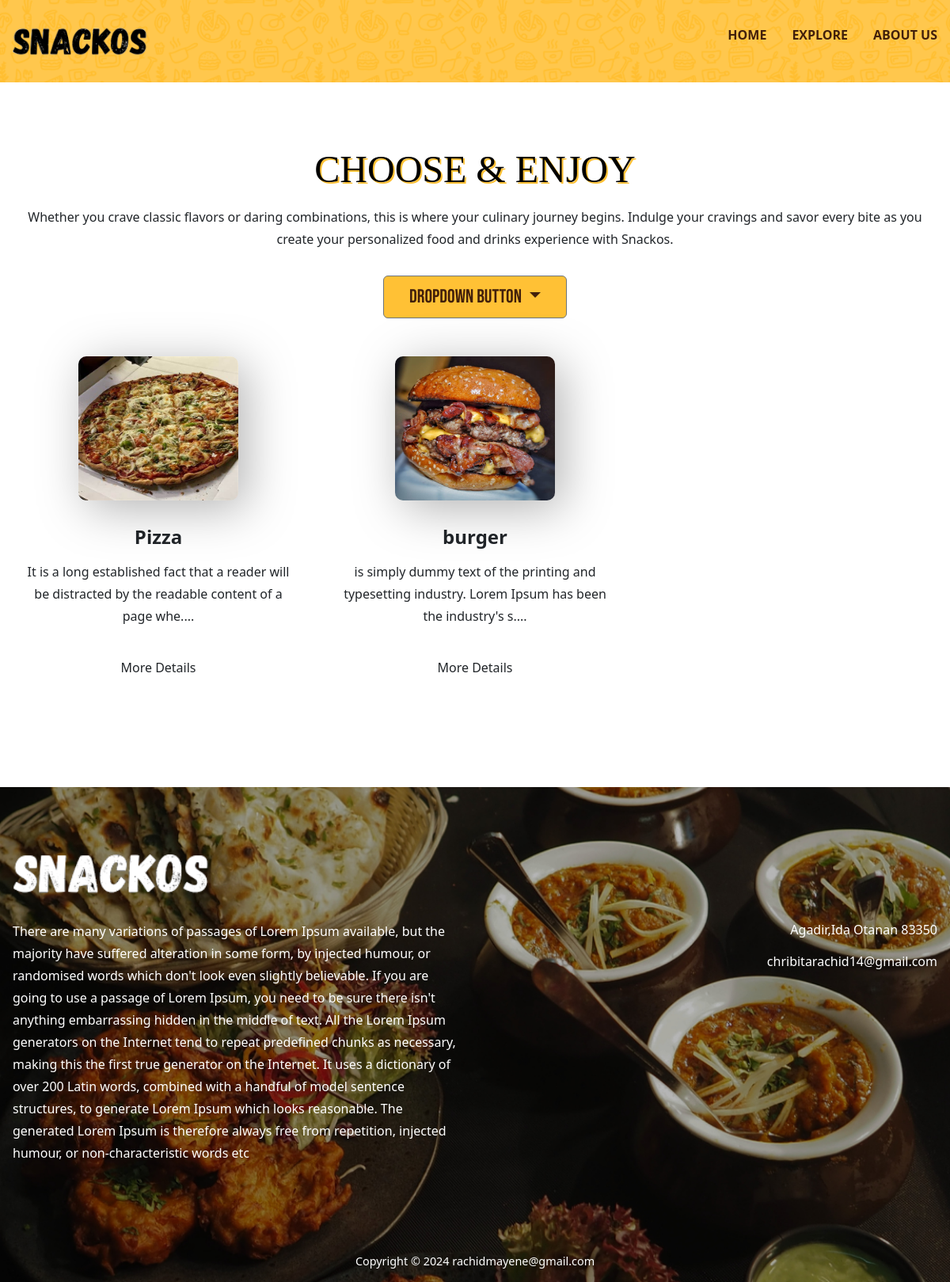
The app's page /category/food/ with its own data.
### app/models.py (models this page shows, shortened)
class Menu(models.Model):
    category=models.ForeignKey(Category,on_delete=models.CASCADE)
    name=models.CharField(max_length=80)
    description=models.TextField()
    image = models.ImageField(upload_to='photos/menu')
    price=models.DecimalField(max_digits=10,decimal_places=2)
    stock = models.IntegerField()
    is_availabele = models.BooleanField(default=True)
    slug = models.SlugField(max_length=100, unique=True)

class SnackInfo(models.Model):
    name=models.CharField(max_length=100)
    description=models.TextField()
    image = models.ImageField(upload_to='photos/snack')
    from_to=models.CharField(max_length=100)
    phone=models.CharField(max_length=100,blank=True,null=True)
    email=models.CharField(max_length=100 ,blank=True,null=True)
    instagram_link=models.CharField(max_length=400 ,blank=True,null=True)
    facebook_link=models.CharField(max_length=400 ,blank=True,null=True)
    x_link=models.CharField(max_length=400 ,blank=True,null=True)

### app/views.py (the view)
# urls.py: path('category/<slug:category_slug>/',views.more,name='category'),
def more(request,category_slug=None):
    if category_slug != None:
        category=get_object_or_404(Category,slug=category_slug)
        menu=Menu.objects.filter(category=category,is_availabele=True).order_by('id')
    else:
       menu=Menu.objects.all().filter(is_availabele=True).order_by('id')
    context={
        'menus':menu
    }
    return render(request,'main/more.html',context)

### app/context_processor.py (called while the page is built)
def foods(request):
    menu=Menu.objects.all().filter(is_availabele=True).order_by('id')[:3]
    return dict(menu=menu)

def events(request):
    try:
       events=Events.objects.all()
    except(Events.DoesNotExist,TypeError):
          return redirect('index')
    return dict(events=events)

def about(request):
    try:
        info=SnackInfo.objects.all().first()
        context={
            "snackinfo":info
        }
    except(SnackInfo.DoesNotExist,TypeError):
        return redirect('index')
    return dict(info=info)

def category(request):
    category=Category.objects.all()
    return dict(category=category)

### app/models.py (called while the page is built)
    def get_url(self):
        return reverse('category', args=[self.slug])

### templates/main/more.html (shortened to what this page needs)
{%extends 'base/base.html'%}
{% load static %}
{% block content%}
<div id="navo">
  {% include 'include/nav.html'%}
</div>
<section class="section__container order__container" id="menu">
  <h2 class="section__header">CHOOSE & ENJOY</h2>
  <p class="section__description">
    Whether you crave classic flavors or daring combinations, this is where
    your culinary journey begins. Indulge your cravings and savor every bite
    as you create your personalized food and drinks experience with Snackos.
  </p>
<div class="dropdown" id="drop">
  <button class="btn btn-secondary dropdown-toggle" id="db" type="button" data-bs-toggle="dropdown" aria-expanded="false">
    Dropdown button
  </button>
</div>
  <div class="order__grid">
    {% for m in menus %}
    <div class="order__card">
      <a href="{% url 'food_details' m.category.slug m.slug %}">
        <img src="{{m.image.url}}" alt="order" id="img" />
        <h4>{{m.name}}</h4>
      </a>
      <p>
        {{ m.description|slice:":100" }}....
      </p>
      <a href="{% url 'food_details' m.category.slug m.slug %}">
        <button class="btn"> More Details </button>
      </a>
    </div>
    {% endfor %}
  </div>
</section>
{% endblock %}

### templates/base/base.html (shortened to what this page needs)
{% load static %}
<!DOCTYPE html>
<html lang="en">
  <head>
    <link
      href="https://cdn.jsdelivr.net/npm/remixicon@4.2.0/fonts/remixicon.css"
      rel="stylesheet"
    />
    <link rel="stylesheet" href="{% static 'css/style.css' %}">
    <link href="https://cdn.jsdelivr.net/npm/bootstrap@5.3.3/dist/css/bootstrap.min.css" rel="stylesheet">
    <link rel="stylesheet" href="https://cdnjs.cloudflare.com/ajax/libs/font-awesome/6.3.0/css/all.min.css">
  </head>
  <body>
    {% block content%}
    {% endblock%}
    <footer class="footer">
        <div class="section__container footer__container">
          <div class="footer__logo">
            <img src=" {% static 'img/Snackos-logo-white-rm.png' %}" alt="logo" />
          </div>
          <div class="footer__content">
            <p>
              {{info.description}}
            </p>
            <div>
              <ul class="footer__links">
                <li>
                 Agadir,Ida Otanan 83350
                </li>
                {% if info.email%}
                <li>
                  {{info.email}}
                </li>
                {% endif%}
              </ul>
            </div>
          </div>
        </div>
        <div class="footer__bar">
          Copyright © 2024 rachidmayene@gmail.com
        </div>
      </footer>
    </body>
  </html>

### templates/include/nav.html (shortened to what this page needs)
{% load static %}
<nav >
    <div class="nav__header">
      <div class="nav__logo">
        <a href="#">
          <img
            src="{% static 'img/snackos-rm.png' %}"
            alt="logo"
            class="nav__logo-dark"
          />
        </a>
      </div>
    </div>
    <ul class="nav__links" id="nav-links">
      <li><a href="{% url 'index' %}" id="na">HOME</a></li>
      <li><a href="{% url 'more' %}" id="na">EXPLORE</a></li>
      <li><a href="{% url 'about' %}" id="na">ABOUT US</a></li>
    </ul>
  </nav>

### static/css/style.css (style rules this page uses)
:root { --primary-color: #42200b; --secondary-color: #ffc135; --tertiary-color: #df1c1c; --text-dark: #212529; --white: #ffffff; --max-width: 1200px; --header-font-1: "Alfa Slab One", serif; --header-font-2: "Bebas Neue", sans-serif; }
a { text-decoration: none !important; }
#drop { text-align: center; }
#db { max-width: fit-content; margin-inline: auto; margin-bottom: 1rem; padding: 0.5rem 2rem; font-size: 1.5rem; font-weight: 400; font-family: var(--header-font-2); color: var(--primary-color); background-color: var(--secondary-color); }
#na { text-decoration: none; }
img#img { background: none; width: 60%; height: 42%; border-radius: 10px; }
* { padding: 0; margin: 0; box-sizing: border-box; }
.section__container { max-width: var(--max-width); margin: auto; padding: 5rem 1rem; }
.section__header { font-size: 3rem; font-weight: 500; font-family: var(--header-font-1); color:black; text-align: center; line-height: 3.75rem; text-shadow: 2px 2px var(--secondary-color); }
.section__description { font-weight: 500; color: var(--text-dark); line-height: 1.75rem; }
.btn { padding: 1rem 1.5rem; outline: none; border: none; font-size: 1rem; color: var(--white); background-color: var(--tertiary-color); transition: 0.3s; cursor: pointer; }
img { display: flex; width: 100%; }
a { text-decoration: none; transition: 0.3s; }
html, body { scroll-behavior: smooth; }
body { font-family: "Montserrat", sans-serif; }
nav { position: fixed; width: 100%; max-width: var(--max-width); margin-inline: auto; z-index: 9; }
.nav__header { padding: 1rem; display: flex; align-items: center; justify-content: space-between; background-color: var(--primary-color); }
.nav__logo img { max-width: 150px; }
.nav__logo-dark { display: none; }
.nav__links { position: absolute; top: 60px; left: 0; width: 100%; padding: 2rem; list-style: none; display: flex; align-items: center; justify-content: center; flex-direction: column; gap: 2rem; background-color: var(--primary-color); transition: 0.5s; z-index: -1; transform: translateY(-100%); }
.nav__links a { font-weight: 600; white-space: nowrap; color: var(--white); transition: 0.3s; }
.order__container .section__header { margin-bottom: 1rem; }
.order__container .section__description { margin-bottom: 2rem; text-align: center; }
.order__grid { display: grid; gap: 2rem 1rem; }
.order__card { padding: 2rem 1rem; border-radius: 1rem; text-align: center; transition: 0.3s; }
.order__card img { max-width: 250px; margin-inline: auto; margin-bottom: 2rem; filter: drop-shadow(10px 10px 30px rgba(0, 0, 0, 0.3)); }
.order__card h4 { margin-bottom: 1rem; font-size: 1.5rem; font-weight: 600; color: var(--text-dark); }
.order__card p { margin-bottom: 2rem; font-weight: 500; color: var(--text-dark); line-height: 1.75rem; }
.footer__logo img { max-width: 250px; }
.footer__content { margin-top: 2rem; display: grid; gap: 2rem; }
.footer__content p { font-weight: 5500; color: var(--white); line-height: 1.75rem; }
.footer__links { list-style: none; display: grid; gap: 1rem; }
.footer__links li { display: flex; align-items: center; gap: 1rem; font-weight: 500; color: var(--white); }
.footer__bar { padding: 1rem; font-size: 0.9rem; color: var(--white); text-align: center; }
@media (width > 540px) { .order__grid { grid-template-columns: repeat(2, 1fr); } }
@media (width > 768px) { nav { position: static; padding: 2rem 1rem; display: flex; align-items: center; justify-content: space-between; gap: 1rem; } }
@media (width > 768px) { .nav__header { padding: 0; background-color: transparent; } }
@media (width > 768px) { .nav__logo img { max-width: 250px; } }
@media (width > 768px) { .nav__logo-dark { display: flex; } }
@media (width > 768px) { .nav__links { position: static; padding: 0; flex-direction: row; justify-content: flex-end; background-color: transparent; transform: none; z-index: 1; } }
@media (width > 768px) { .nav__links a { color: var(--primary-color); } }
@media (width > 768px) { .order__grid { grid-template-columns: repeat(3, 1fr); } }
@media (width > 768px) { .footer__content { grid-template-columns: repeat(2, 1fr); } }
@media (width > 768px) { .footer__links li { justify-content: flex-end; } }
@media (width > 1024px) { .order__grid { gap: 2rem; } }

### records on screen
Menu: image (picture), name "Pizza", description "It is a long established fact that a reader will be distracted by the readable content of a page whe"
Menu: image (picture), name "burger", description "is simply dummy text of the printing and typesetting industry. Lorem Ipsum has been the industry's s"
SnackInfo: description "There are many variations of passages of Lorem Ipsum available, but the majority have suffered alteration in some form, by injected humour, or randomised words which don't look even slightly believable. If you are going to use a passage of Lorem Ipsum, you need to be sure there isn't anything embarrassing hidden in the middle of text. All the Lorem Ipsum generators on the Internet tend to repeat predefined chunks as necessary, making this the first true generator on the Internet. It uses a dictionary of over 200 Latin words, combined with a handful of model sentence structures, to generate Lorem Ipsum which looks reasonable. The generated Lorem Ipsum is therefore always free from…", email "chribitarachid14@gmail.com"
